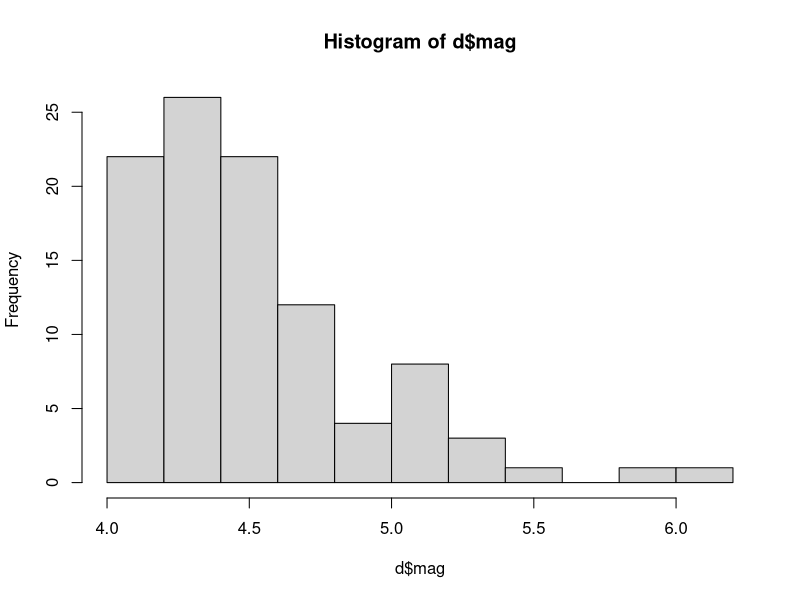
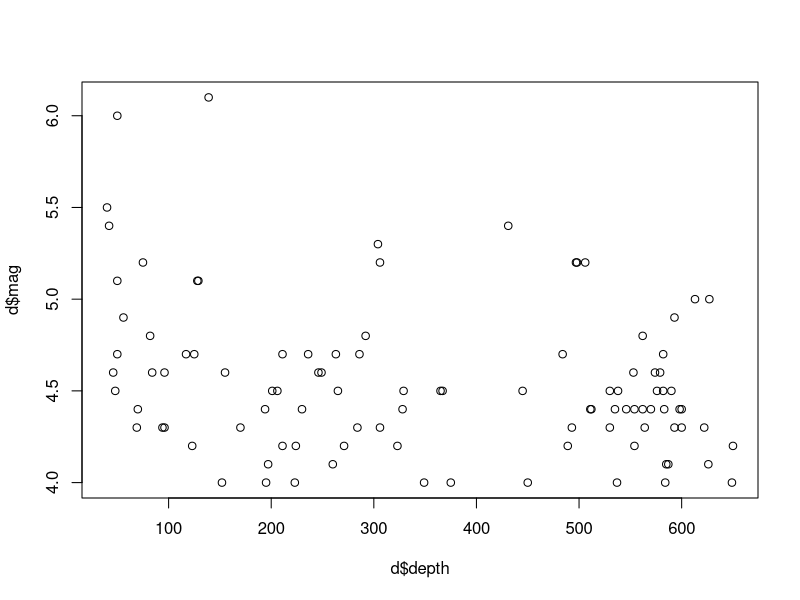
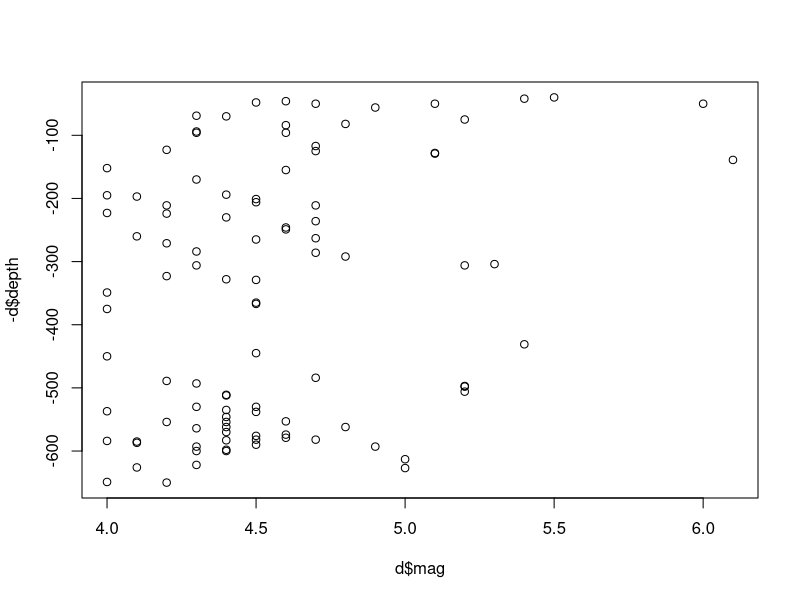
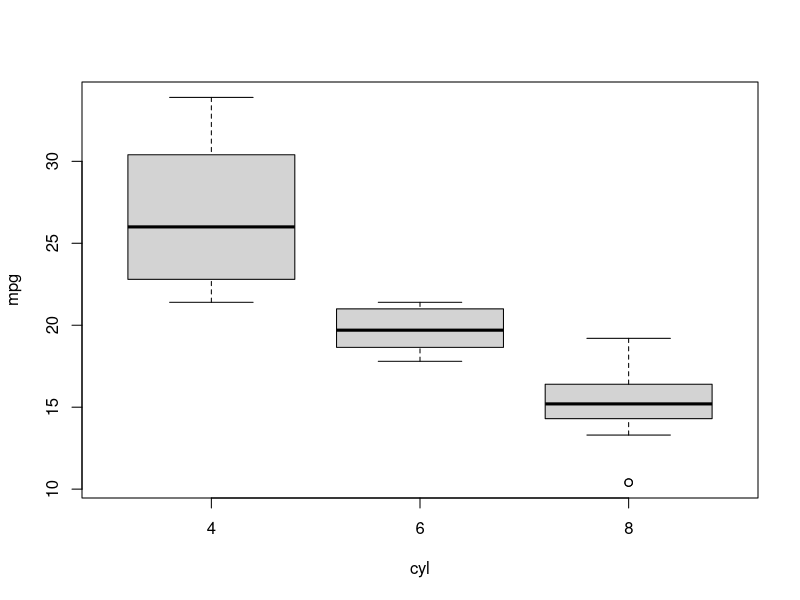

Source code (R) for these figures, in order:
## ---- chunk 1
2+2
## ---- chunk 2
(1+4)*(3-2)
## ---- chunk 3
1000/7
## ---- chunk 4
sqrt(60)
## ---- chunk 5
pi^2
## ---- chunk 6
1000/.7
## ---- chunk 7
23.223 + 10.123
10.123 + 23.223
## ---- chunk 8
12.123 + (1.001-14.123)
(12.123 + 1.001)-14.123
## ---- chunk 9
10
100
1000
10000
100000
1000000
10000000
100000000
## ---- chunk 10
1/10
1/100
1/1000
1/10000
1/100000
1/1000000
## ---- chunk 11
d <- read.table("quakes.txt",header=TRUE)
## ---- chunk 12
hist(d$mag)
## ---- chunk 13
mean(d$mag)
median(d$mag)
## ---- chunk 14
plot(d$depth,d$mag)
## ---- chunk 15
plot(d$mag,-d$depth)
## ---- chunk 16
boxplot(mpg~cyl,data=mtcars)
